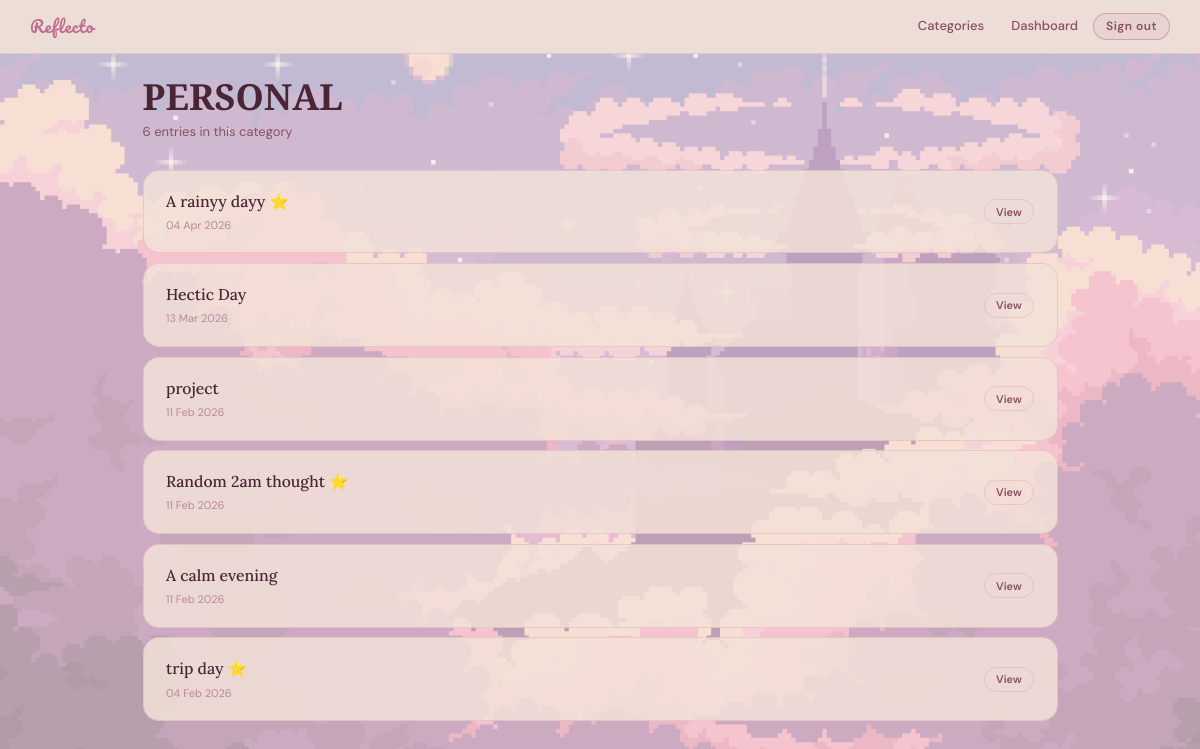
/categories/1/ (signed in), run on the app's committed database.
### diary/models.py (models this page shows, shortened)
class Category(models.Model):
    name = models.CharField(max_length=50)

class Entry(models.Model):
    user = models.ForeignKey(User, on_delete=models.CASCADE)
    title = models.CharField(max_length=600)
    content = models.TextField()
    category = models.ForeignKey(
        Category,
        on_delete=models.SET_NULL,
        null=True,
        blank=True
    )
    is_favourite = models.BooleanField(default=False)
    created_at = models.DateTimeField(auto_now_add=True)

### diary/views.py (the view)
# urls.py: path("categories/<int:category_id>/",  views.category_entries, name="category_entries"),
@login_required
def category_entries(request, category_id):
    category = get_object_or_404(Category, id=category_id)
    entries = Entry.objects.filter(
        category=category,
        user=request.user
    ).order_by('-created_at')
    return render(request, 'diary/category_entries.html', {
        'category': category,
        'entries': entries
    })

### diary/templates/diary/category_entries.html (shortened to what this page needs)
{% extends "diary/base.html" %}
{% block body %}
<nav class="topnav">
  <a href="{% url 'home' %}" class="brand">Reflecto</a>
  <div class="nav-links">
    <a href="{% url 'categories' %}" class="nav-link">Categories</a>
    <a href="{% url 'dashboard' %}" class="nav-link">Dashboard</a>
    <form method="post" action="{% url 'logout' %}" style="display:inline">
      {% csrf_token %}<button type="submit" class="btn btn-ghost btn-sm">Sign out</button>
    </form>
  </div>
</nav>
<div class="main-content">
  <div class="page-heading fade-in">
    <h1>{{ category.name }}</h1>
    <p class="sub">{{ entries|length }} entr{{ entries|length|pluralize:"y,ies" }} in this category</p>
  </div>
  <div class="entries-list fade-in-2">
    {% if entries %}
      {% for entry in entries %}
      <div class="entry-card">
        <div style="flex:1; min-width:0;">
          <div class="entry-title">{{ entry.title }}{% if entry.is_favourite %} ⭐{% endif %}</div>
          <div class="entry-meta">{{ entry.created_at|date:"d M Y" }}</div>
        </div>
        <div class="entry-actions">
          <button class="btn-pop" onclick="openView('pop_{{ entry.id }}')">View</button>
        </div>
      </div>
      {% endfor %}
    {% else %}
      <div class="empty-state">
        <h3>No entries yet</h3>
        <p style="font-family:var(--font-ui); font-size:13px; margin-top:0.5rem;">No entries saved in this category.</p>
      </div>
    {% endif %}
  </div>
</div>
{% endblock %}

### diary/templates/diary/category_entries.html (style rules this page uses)
.entries-list { display:flex; flex-direction:column; gap:0.65rem; }
.btn-pop { background:transparent; border:1.5px solid var(--border); color:var(--text-muted); padding:0.3rem 0.75rem; font-size:11px; border-radius:999px; cursor:pointer; transition:all 0.2s; font-family:var(--font-ui); font-weight:600; }

### data on the page
Category: name "PERSONAL"
Entry: title "A rainyy dayy", created_at "04 Apr 2026"
Entry: title "Hectic Day", created_at "13 Mar 2026"
Entry: title "project", created_at "11 Feb 2026"
Entry: title "Random 2am thought", created_at "11 Feb 2026"
Entry: title "A calm evening", created_at "11 Feb 2026"
Entry: title "trip day", created_at "04 Feb 2026"

### other printed values
{{ entries|length }} "6"
